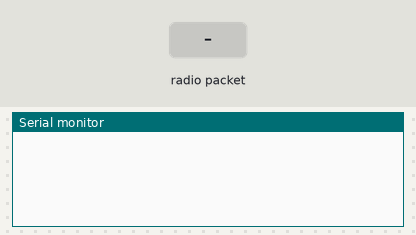
A sketch run on a simulated Arduino Mega 2560, built with avr-gcc and run on an emulated ATmega2560. Parts: the last lines printed to the serial monitor. Inputs (shaded band) come from the test bench. No radio packets arrive unless stated.

Above: at 1.2 s.
1.3 s: radio packet "1" arrives
At 2.5 s:
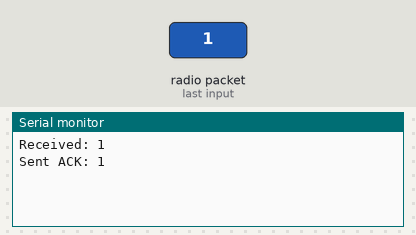
2.8 s: radio packet "0" arrives
At 4.0 s:
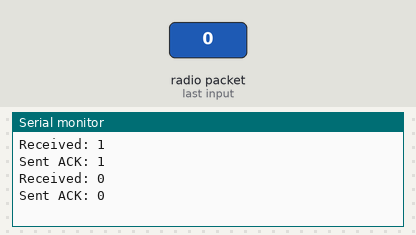
4.3 s: radio packet "2" arrives
At 5.6 s:
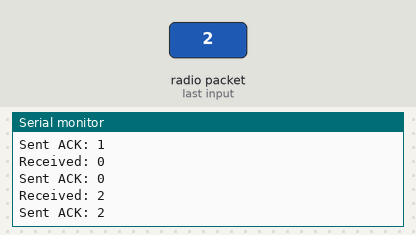

The sketch:

latancy_recieve.ino
```cpp
#include <SPI.h>
#include <nRF24L01.h>
#include <RF24.h>

RF24 radio(22, 21); // CE, CSN
const byte address[6] = "00001";
char payload[32];

void setup() {
  Serial.begin(9600);
  radio.begin();
  radio.openReadingPipe(0, address);
  radio.setPALevel(RF24_PA_MIN);
  radio.startListening();
}

void loop() {
  while ( radio.available()) {
    radio.read(&payload, sizeof(payload));
    Serial.print("Received: ");
    Serial.println(payload);

    // Send acknowledgment with the received timestamp
    radio.stopListening();
    delay(20);
    radio.write(&payload, sizeof(payload));
    Serial.print("Sent ACK: ");
    Serial.println(payload);
    radio.startListening();
    delay(20);
  }
  delay(100); // Small delay to prevent overwhelming the receiver
}
```

Measured:
- after the input at 1.3 s, the serial monitor: prints a new line at once (image 1)
- after the input at 2.8 s, the serial monitor: prints a new line after 0.05 s (image 2)
- after the input at 4.3 s, the serial monitor: prints a new line after 0.09 s (image 3)
